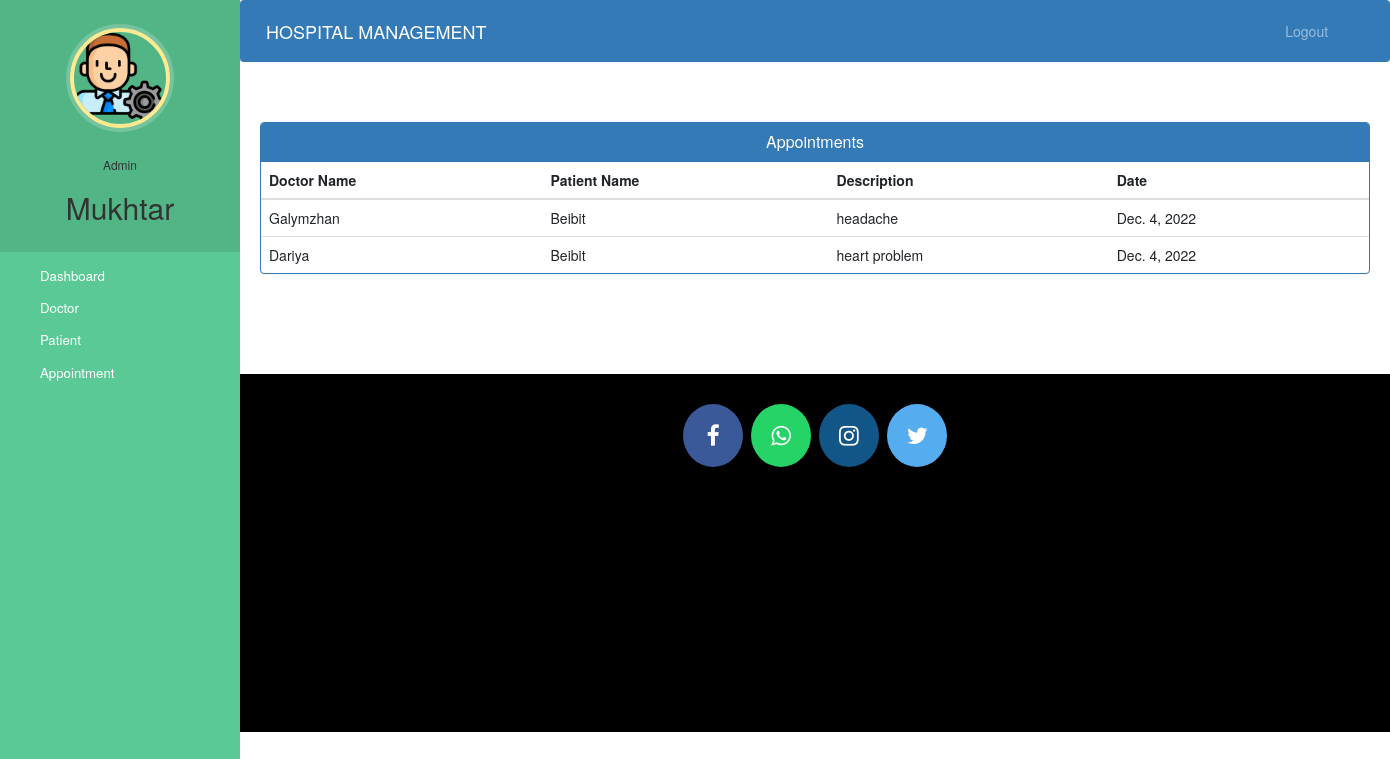
/admin-view-appointment (signed in), run on the app's committed database.
### hospital/models.py (models this page shows)
class Appointment(models.Model):
    patientId=models.PositiveIntegerField(null=True)
    doctorId=models.PositiveIntegerField(null=True)
    patientName=models.CharField(max_length=40,null=True)
    doctorName=models.CharField(max_length=40,null=True)
    appointmentDate=models.DateField(auto_now=True)
    description=models.TextField(max_length=500)
    status=models.BooleanField(default=False)

### hospital/views.py (the view)
# urls.py: path('admin-view-appointment', views.admin_view_appointment_view,name='admin-view-appointment'),
@login_required(login_url='adminlogin')
@user_passes_test(is_admin)
def admin_view_appointment_view(request):
    appointments=models.Appointment.objects.all().filter(status=True)
    return render(request,'hospital/admin_view_appointment.html',{'appointments':appointments})

### hospital/views.py (called while the page is built)
def is_admin(user):
    return user.groups.filter(name='ADMIN').exists()

### templates/hospital/admin_view_appointment.html (shortened to what this page needs)
{% extends 'hospital/admin_base.html' %}
{% block content %}
<head>
  <link href="//netdna.bootstrapcdn.com/bootstrap/3.0.0/css/bootstrap.min.css" rel="stylesheet" id="bootstrap-css">
</head>
<div class="container">
  <div class="panel panel-primary">
    <div class="panel-heading">
      <h6 class="panel-title">Appointments</h6>
    </div>
    <table class="table table-hover" id="dev-table">
      <thead>
        <tr>
          <th>Doctor Name</th>
          <th>Patient Name</th>
          <th>Description</th>
          <th>Date</th>
        </tr>
      </thead>
      {% for a in appointments %}
      <tr>
        <td> {{a.doctorName}}</td>
        <td>{{a.patientName}}</td>
        <td>{{a.description}}</td>
        <td>{{a.appointmentDate}}</td>
      </tr>
      {% endfor %}
    </table>
  </div>
</div>
{% endblock content %}

### templates/hospital/admin_base.html (shortened to what this page needs)
<!DOCTYPE html>
{% load static %}
<html lang="en">
<head>
  <link rel="stylesheet" href="https://stackpath.bootstrapcdn.com/bootstrap/4.3.1/css/bootstrap.min.css">
  <link rel="stylesheet" href="https://maxcdn.bootstrapcdn.com/font-awesome/4.7.0/css/font-awesome.min.css">
  <link rel="stylesheet" href="{% static '/style.css' %}">
</head>
<body>
  <nav class="menu" tabindex="0">
    <header class="avatar">
      <img src="{% static "images/adminpropic.png" %}" />
      <br><br>
      <h6>Admin</h6>
      <h2>{{request.user.first_name}}</h2>
    </header>
    <ul>
      <li tabindex="0" class="icon-dashboard"> <a style="color:white; text-decoration:none;" href="/admin-dashboard"><span>Dashboard</span></a> </li>
      <li tabindex="0" class="icon-customers"> <a style="color:white; text-decoration:none;" href="/admin-doctor"><span>Doctor</span></a></li>
      <li tabindex="0" class="icon-users"> <a style="color:white; text-decoration:none;" href="/admin-patient"><span>Patient</span></a></li>
      <li tabindex="0" class="icon-calendar"> <a style="color:white; text-decoration:none;" href="/admin-appointment"><span>Appointment</span></a></li>
    </ul>
  </nav>
  <main>
    <div class="bs-example">
      <nav class="navbar navbar-expand-md  navbar-dark fixed-top" style="background:#337AB7;">
        <a href="/admin-dashboard" class="navbar-brand">HOSPITAL MANAGEMENT</a>
        <div class="collapse navbar-collapse justify-content-between" id="navbarCollapse">
          <div class="navbar-nav" style=" margin-left: 90%;">
            <a href="/logout" class="nav-item nav-link">Logout</a>
          </div>
        </div>
      </nav>
    </div>
    <br><br>
    {% block content %}
    {% endblock content %}
    <br><br><br><br>
    <footer>
      <p>
        <a id="ftr" href="https://facebook.com/sumit.luv/" class="fa fa-facebook"></a>
        <a id="ftr" href="https://api.whatsapp.com/send?phone=919572181024&text=Hello%20Sumit.%0d%0aHow%20are%20you%20%3f%0d%0aI%20came%20from%20your%20website.&source=&data=#" class="fa fa-whatsapp"></a>
        <a id="ftr" href="https://instagram.com/sumit.luv" class="fa fa-instagram"></a>
        <a id="ftr" href="https://twitter.com/sumitkumar1503" class="fa fa-twitter"></a>
      </p>
      <br>
      <div class="container">
        <div class="row">
          <div class="col-md-12 col-sm-12">
            <div style="color:#ffffff;" class="wow fadeInUp footer-copyright">
              <p><br>
                </p>
            </div>
          </div>
        </div>
      </div>
    </footer>
  </main>
</body>
</html>

### static/style.css (style rules this page uses)
body { padding-left: 240px; }
main { position: relative; height: 100vh; }
.menu { background: #5bc995; height: 100vh; width: 240px; position: fixed; top: 0px; left: 0; z-index: 5; outline: none; }
.menu .avatar { background: rgba(0, 0, 0, 0.1); padding: 2em 0.5em; text-align: center; }
.menu .avatar img { width: 100px; border-radius: 50%; overflow: hidden; border: 4px solid #ffea92; box-shadow: 0 0 0 4px rgba(255, 255, 255, 0.2); }
.menu .avatar h2 { font-weight: normal; margin-bottom: 0; }
.menu ul { list-style: none; padding: 0.5em 0; margin: 0; }
.menu ul li { padding: 0.5em 1em 0.5em 3em; font-size: 0.95em; font-weight: regular; background-repeat: no-repeat; background-position: left 15px center; background-size: auto 20px; transition: all 0.15s linear; cursor: pointer; }
.menu ul li.icon-dashboard { background-image: url("http://www.entypo.com/images//gauge.svg"); }
.menu ul li.icon-customers { background-image: url("http://www.entypo.com/images//briefcase.svg"); }
.menu ul li.icon-users { background-image: url("http://www.entypo.com/images//users.svg"); }
.menu ul li.icon-calendar { background-image: url("http://www.entypo.com/images//calendar.svg"); }

### templates/hospital/admin_base.html (style rules this page uses)
a:link { text-decoration: none; }
a { color: white; }
footer { padding: 0px 0px 0px 0px; background-color: black; margin: 0px; }
#ftr { padding: 20px; }
.fa { font-size: 23px; width: 60px; text-align: center; text-decoration: none; margin: 5px 2px; border-radius: 50%; }
.fa-facebook { background: #3B5998; color: white; margin-top: 30px; }
.fa-whatsapp { background: #25d366; color: white; }
.fa-twitter { background: #55ACEE; color: white; }
.fa-instagram { background: #125688; color: white; }
p { text-align: center; }
body { padding-left: 240px; }
main { position: relative; height: 100vh; }
.menu { background: #5bc995; height: 100vh; width: 240px; position: fixed; top: 0px; left: 0; z-index: 5; outline: none; }
.menu .avatar { background: rgba(0, 0, 0, 0.1); padding: 2em 0.5em; text-align: center; }
.menu .avatar img { width: 100px; border-radius: 50%; overflow: hidden; border: 4px solid #ffea92; box-shadow: 0 0 0 4px rgba(255, 255, 255, 0.2); }
.menu .avatar h2 { font-weight: normal; margin-bottom: 0; }
.menu ul { list-style: none; padding: 0.5em 0; margin: 0; }
.menu ul li { padding: 0.5em 1em 0.5em 3em; font-size: 0.95em; font-weight: regular; background-repeat: no-repeat; background-position: left 15px center; background-size: auto 20px; transition: all 0.15s linear; cursor: pointer; }
.menu ul li.icon-dashboard { background-image: url("http://www.entypo.com/images//gauge.svg"); }
.menu ul li.icon-customers { background-image: url("http://www.entypo.com/images//briefcase.svg"); }
.menu ul li.icon-users { background-image: url("http://www.entypo.com/images//users.svg"); }
.menu ul li.icon-calendar { background-image: url("http://www.entypo.com/images//calendar.svg"); }

### templates/hospital/admin_view_appointment.html (style rules this page uses)
a:link { text-decoration: none; }
h6 { text-align: center; }
.row { margin: 100px; }

### data on the page
Appointment: doctorName "Galymzhan", patientName "Beibit", description "headache", appointmentDate "Dec. 4, 2022"
Appointment: doctorName "Dariya", patientName "Beibit", description "heart problem", appointmentDate "Dec. 4, 2022"

### other printed values
{{ request.user.first_name }} "Mukhtar"
